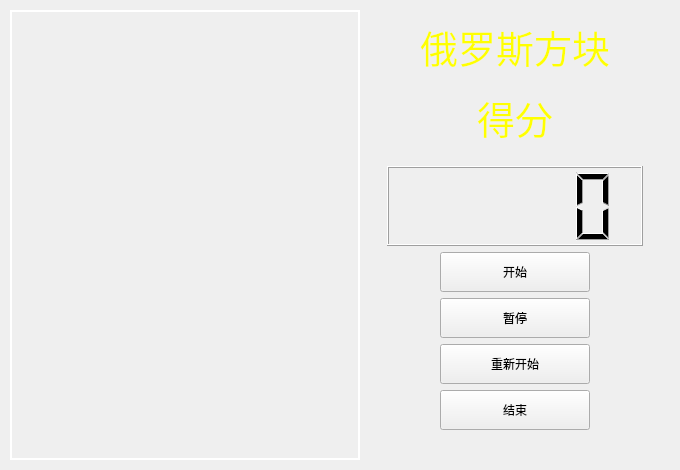
<?xml version="1.0" encoding="UTF-8"?>
<ui version="4.0">
 <class>Panel</class>
 <widget class="QWidget" name="Panel">
  <property name="geometry">
   <rect>
    <x>0</x>
    <y>0</y>
    <width>680</width>
    <height>470</height>
   </rect>
  </property>
  <property name="minimumSize">
   <size>
    <width>680</width>
    <height>470</height>
   </size>
  </property>
  <property name="maximumSize">
   <size>
    <width>680</width>
    <height>470</height>
   </size>
  </property>
  <property name="windowTitle">
   <string>俄罗斯方块</string>
  </property>
  <property name="windowIcon">
   <iconset resource="../../Qrc/Qrc.qrc">
    <normaloff>:/icon/Image/icon/icon.png</normaloff>:/icon/Image/icon/icon.png</iconset>
  </property>
  <property name="styleSheet">
   <string notr="true">QGraphicsView{
	background:transparent;
	border:2px solid white;
}

QLabel#label_score,#label_gameLevel{
	font:38px 75;
	color:yellow;
}
</string>
  </property>
  <layout class="QHBoxLayout" name="horizontalLayout_4">
   <property name="spacing">
    <number>0</number>
   </property>
   <property name="leftMargin">
    <number>10</number>
   </property>
   <property name="topMargin">
    <number>10</number>
   </property>
   <property name="rightMargin">
    <number>10</number>
   </property>
   <property name="bottomMargin">
    <number>10</number>
   </property>
   <item>
    <widget class="QGraphicsView" name="GraphicsView">
     <property name="minimumSize">
      <size>
       <width>350</width>
       <height>450</height>
      </size>
     </property>
     <property name="maximumSize">
      <size>
       <width>350</width>
       <height>450</height>
      </size>
     </property>
    </widget>
   </item>
   <item>
    <layout class="QGridLayout" name="gridLayout">
     <property name="spacing">
      <number>0</number>
     </property>
     <item row="2" column="1">
      <spacer name="verticalSpacer_3">
       <property name="orientation">
        <enum>Qt::Vertical</enum>
       </property>
       <property name="sizeType">
        <enum>QSizePolicy::Fixed</enum>
       </property>
       <property name="sizeHint" stdset="0">
        <size>
         <width>20</width>
         <height>30</height>
        </size>
       </property>
      </spacer>
     </item>
     <item row="0" column="1">
      <spacer name="verticalSpacer_2">
       <property name="orientation">
        <enum>Qt::Vertical</enum>
       </property>
       <property name="sizeType">
        <enum>QSizePolicy::Preferred</enum>
       </property>
       <property name="sizeHint" stdset="0">
        <size>
         <width>20</width>
         <height>30</height>
        </size>
       </property>
      </spacer>
     </item>
     <item row="1" column="0">
      <spacer name="horizontalSpacer_7">
       <property name="orientation">
        <enum>Qt::Horizontal</enum>
       </property>
       <property name="sizeType">
        <enum>QSizePolicy::Preferred</enum>
       </property>
       <property name="sizeHint" stdset="0">
        <size>
         <width>40</width>
         <height>20</height>
        </size>
       </property>
      </spacer>
     </item>
     <item row="1" column="2">
      <spacer name="horizontalSpacer_8">
       <property name="orientation">
        <enum>Qt::Horizontal</enum>
       </property>
       <property name="sizeType">
        <enum>QSizePolicy::Preferred</enum>
       </property>
       <property name="sizeHint" stdset="0">
        <size>
         <width>40</width>
         <height>20</height>
        </size>
       </property>
      </spacer>
     </item>
     <item row="1" column="1">
      <layout class="QVBoxLayout" name="verticalLayout_3">
       <item>
        <layout class="QHBoxLayout" name="horizontalLayout_3">
         <property name="spacing">
          <number>0</number>
         </property>
         <item>
          <spacer name="horizontalSpacer_5">
           <property name="orientation">
            <enum>Qt::Horizontal</enum>
           </property>
           <property name="sizeHint" stdset="0">
            <size>
             <width>40</width>
             <height>20</height>
            </size>
           </property>
          </spacer>
         </item>
         <item>
          <widget class="QLabel" name="label_gameLevel">
           <property name="text">
            <string>俄罗斯方块</string>
           </property>
           <property name="alignment">
            <set>Qt::AlignCenter</set>
           </property>
          </widget>
         </item>
         <item>
          <spacer name="horizontalSpacer_6">
           <property name="orientation">
            <enum>Qt::Horizontal</enum>
           </property>
           <property name="sizeHint" stdset="0">
            <size>
             <width>40</width>
             <height>20</height>
            </size>
           </property>
          </spacer>
         </item>
        </layout>
       </item>
       <item>
        <spacer name="verticalSpacer">
         <property name="orientation">
          <enum>Qt::Vertical</enum>
         </property>
         <property name="sizeType">
          <enum>QSizePolicy::Expanding</enum>
         </property>
         <property name="sizeHint" stdset="0">
          <size>
           <width>20</width>
           <height>30</height>
          </size>
         </property>
        </spacer>
       </item>
       <item>
        <layout class="QVBoxLayout" name="verticalLayout_2">
         <property name="spacing">
          <number>20</number>
         </property>
         <item>
          <layout class="QHBoxLayout" name="horizontalLayout">
           <property name="spacing">
            <number>0</number>
           </property>
           <item>
            <spacer name="horizontalSpacer_2">
             <property name="orientation">
              <enum>Qt::Horizontal</enum>
             </property>
             <property name="sizeHint" stdset="0">
              <size>
               <width>40</width>
               <height>20</height>
              </size>
             </property>
            </spacer>
           </item>
           <item>
            <widget class="QLabel" name="label_score">
             <property name="text">
              <string>得分</string>
             </property>
             <property name="alignment">
              <set>Qt::AlignCenter</set>
             </property>
            </widget>
           </item>
           <item>
            <spacer name="horizontalSpacer">
             <property name="orientation">
              <enum>Qt::Horizontal</enum>
             </property>
             <property name="sizeHint" stdset="0">
              <size>
               <width>40</width>
               <height>20</height>
              </size>
             </property>
            </spacer>
           </item>
          </layout>
         </item>
         <item>
          <widget class="QLCDNumber" name="LCDNum_Score">
           <property name="minimumSize">
            <size>
             <width>0</width>
             <height>80</height>
            </size>
           </property>
           <property name="maximumSize">
            <size>
             <width>16777215</width>
             <height>80</height>
            </size>
           </property>
           <property name="frameShape">
            <enum>QFrame::Box</enum>
           </property>
           <property name="frameShadow">
            <enum>QFrame::Raised</enum>
           </property>
           <property name="intValue" stdset="0">
            <number>0</number>
           </property>
          </widget>
         </item>
        </layout>
       </item>
       <item>
        <layout class="QHBoxLayout" name="horizontalLayout_2">
         <item>
          <spacer name="horizontalSpacer_4">
           <property name="orientation">
            <enum>Qt::Horizontal</enum>
           </property>
           <property name="sizeHint" stdset="0">
            <size>
             <width>40</width>
             <height>20</height>
            </size>
           </property>
          </spacer>
         </item>
         <item>
          <layout class="QVBoxLayout" name="verticalLayout">
           <item>
            <widget class="QPushButton" name="pbt_startGame">
             <property name="minimumSize">
              <size>
               <width>150</width>
               <height>40</height>
              </size>
             </property>
             <property name="text">
              <string>开始</string>
             </property>
            </widget>
           </item>
           <item>
            <widget class="QPushButton" name="pbt_pauseGame">
             <property name="minimumSize">
              <size>
               <width>150</width>
               <height>40</height>
              </size>
             </property>
             <property name="text">
              <string>暂停</string>
             </property>
            </widget>
           </item>
           <item>
            <widget class="QPushButton" name="pbt_restart">
             <property name="minimumSize">
              <size>
               <width>150</width>
               <height>40</height>
              </size>
             </property>
             <property name="text">
              <string>重新开始</string>
             </property>
            </widget>
           </item>
           <item>
            <widget class="QPushButton" name="pbt_stopGame">
             <property name="minimumSize">
              <size>
               <width>150</width>
               <height>40</height>
              </size>
             </property>
             <property name="text">
              <string>结束</string>
             </property>
            </widget>
           </item>
          </layout>
         </item>
         <item>
          <spacer name="horizontalSpacer_3">
           <property name="orientation">
            <enum>Qt::Horizontal</enum>
           </property>
           <property name="sizeHint" stdset="0">
            <size>
             <width>40</width>
             <height>20</height>
            </size>
           </property>
          </spacer>
         </item>
        </layout>
       </item>
      </layout>
     </item>
    </layout>
   </item>
  </layout>
 </widget>
 <layoutdefault spacing="6" margin="11"/>
 <resources>
  <include location="../../Qrc/Qrc.qrc"/>
 </resources>
 <connections/>
</ui>
